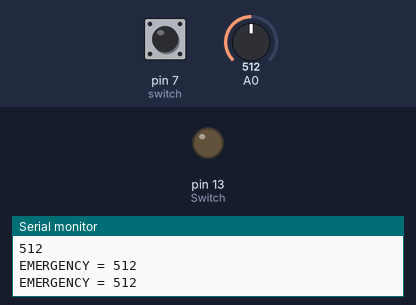
Recording of a sketch running on a simulated Arduino Uno, built with avr-gcc and run on an emulated ATmega328P. On the bench: output pins drawn as LEDs (lit = HIGH), the last lines printed to the serial monitor. Dashed ring = blinking. The inputs (shaded band) are chosen by the test bench; at power-on: pin 7 (switch) HIGH, A0 = 512.

Above: at 1.3 s.
1.4 s: pin 7 (switch) pulled LOW for 0.65 s
At 2.7 s:
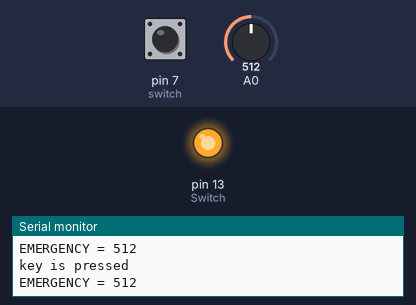
4.5 s: A0 set to 33
6.0 s: A0 set to 27
8.7 s: pin 7 (switch) pulled LOW for 3.2 s
At 9.5 s:
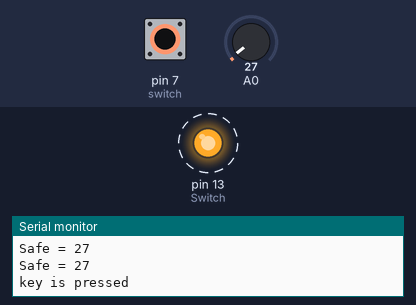
14.3 s: pin 7 (switch) pulsed LOW 2 times (0.12 s each, 0.3 s apart)
At 16.0 s:
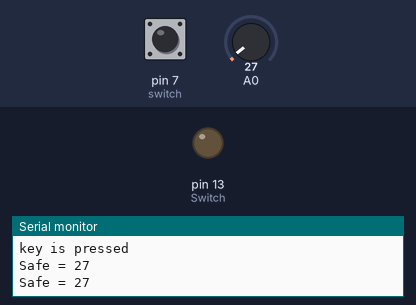
Timing chart, 0 to 17.5 s (numbered marks = the images above; inputs shaded):
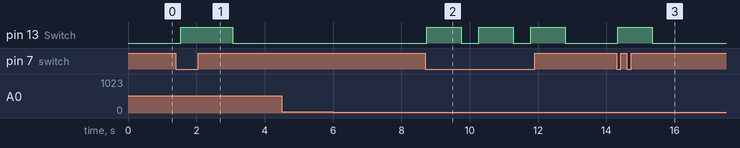

The sketch:

ua.ino
```cpp
#if !defined(__AVR_ATmega328P__)
#include <avr/iom328p.h>
#endif

#include "ua.h"

#define _BV(bit) (1 << (bit))
#define bit_is_set(sfr, bit) (_SFR_BYTE(sfr) & _BV(bit))
#define bit_is_clear(sfr, bit) (!(_SFR_BYTE(sfr) & _BV(bit)))
#define loop_until_bit_is_set(sfr, bit) do { } while (bit_is_clear(sfr, bit))
#define loop_until_bit_is_clear(sfr, bit) do { } while (bit_is_set(sfr, bit))


void Uart_Init(void) {

    Uart_SetBaudRate(9600);

    /* Enable USART transmitter/receiver */
    UCSR0B = (1 << TXEN0) | (1 << RXEN0);

    /* 8 data bits, 1 stop bit */
    UCSR0C = (1 << UCSZ01) | (1 << UCSZ00);
}

void Uart_SetBaudRate(unsigned short BuadRate)
{
    unsigned short UBBR = ( (F_CPU / 16) /  BuadRate ) - 1;
    UBRR0L = (UBBR & 0xFF);
    UBRR0H = (( UBBR >> 8 ) & 0xFF);
}


void Uart_SendChar(unsigned char DataByte)
{
    // Wait until Write buffer is empty
    while ( ! (UCSR0A & ( 1 << UDRE0)) );
    UDR0 = DataByte;
}

unsigned char Uart_ReadData(void) {
    // Wait until data is received
    while ( ! (UCSR0A & ( 1 << RXC0)) );
    return UDR0;
    //reads data from uart
}

void Uart_SendString(const char DataString[]){
    int i;
    for (i=0; DataString[i]; i++)
    {
        Uart_SendChar(DataString[i]);
    } // the send string just loops arounf the send char to create a whole string
}
```

AD.h
```cpp
#ifndef __ADC__
#define __ADC__

void Adc_Init(void); // Initialization function prototype

unsigned short Adc_ReadChannel(unsigned char channel); // Reading ADC  function prototype

#endif
```

AD.ino
```cpp
#include "ad.h"

void Adc_Init(void)
// enable the ADC from the ADCSRA register by setting ADEN


{

    //Select the reference voltage from the ADMUX register
    // We'll use the arduino refrence do Set REFS0 and Clear REFS1
    ADMUX = (1<<REFS0);

    //Select ADC prescaler from ADCSRA register
    //BY setting l ADPS2 , ADPS1 , ADPS0
    // 16000000/128 = 125000
    ADCSRA = (1<<ADEN)|(1<<ADPS2)|(1<<ADPS1)|(1<<ADPS0);
}

unsigned short Adc_ReadChannel(unsigned char ch)
{
  //Clear the MUX bits in ADMUX register
  // select the corresponding channel 0~7
  // ANDing with ’7′ will always keep the value
  // of ‘ch’ between 0 and 7
  ch &= 0b00000111;  // AND operation with 7
  ADMUX = (ADMUX & 0xF8)|ch; // clears the bottom 3 bits before ORing


  //Start ADC conversion using ADSC bit in ADCSRA register
  //SET BIT 6
  ADCSRA |= (1<<ADSC);

  //Wait for conversion to complete
  //This can be done using a while loop that checks if the ADSC bit turned to 0
  while(ADCSRA & (1<<ADSC));

  // return ADC value
  return (ADC);

}
```

ledpushbuttonfinal.ino
```cpp
#include <avr/io.h>
#include <util/delay.h>
//Preprocessor Directives
//Pre-defined header files


////////////////////////Decleration Section////////////////////////


// int is the main fuction return type
// main() is program main function

int main(void){

  //BODY OF MAIN FUNCTION//

  init(); // For initialization
  unsigned char buffer [4];


 while (1) //Never Ending while loop (so it can keep on working all the time)
  {
    //Reading the ADC value//


    // a function to read the ADC component and expecting an integer
    int read = Adc_ReadChannel(0);

    //To convert a 10-bit ADC value into a string of readable numbers
    // We  use a function called ITOA (short for Integer TO ASCII)
    // This function takes three input parameters
    //(value we want to convert, input parameter of base of conversion 10 in this case (decimal in this case))
    //The string is placed in the buffer passed, which must be large enough to hold the output.
    itoa(read, buffer, 10);
    Uart_SendString(buffer);
    // output array must have at least space for the maximum number of chars that our number as plus one for the NULL
    Uart_SendString("  ");
    _delay_ms(500);
    Uart_SendChar('\r');
    Uart_SendChar('\n');

    //PORTB = PORTB & ~ (1 << 5);


    if((PIND & (1 << 7))!= 0)  // if switch not pressed
    {
      PORTB = PORTB & ~(1 << 5);    // Switch OFF lED

    }
    else
    {

      PORTB = PORTB | (1 << 5);   // if switch is pressed
      Uart_SendChar('k');
      Uart_SendChar('e');
      Uart_SendChar('y');
      Uart_SendChar(' ');
      Uart_SendChar('i');
      Uart_SendChar('s');
      Uart_SendChar(' ');
      Uart_SendChar('p');
      Uart_SendChar('r');
      Uart_SendChar('e');
      Uart_SendChar('s');
      Uart_SendChar('s');
      Uart_SendChar('e');
      Uart_SendChar('d');
      Uart_SendChar('\n');
         // Switch ON lED (red one) and send "key is pressed" only when button is pressed
      _delay_ms(1000);
    }

    if(read < 30){ // if adc value less than threshhold
        PORTB = PORTB  &! (1 << 0); // led stays off
        Uart_SendChar('S');
        Uart_SendChar('a');
        Uart_SendChar('f');
        Uart_SendChar('e');
        Uart_SendChar(' ');
        Uart_SendChar('=');
        Uart_SendChar(' ');
        // send safe on serial monitor if below threshhold
     }
    else{
      PORTB = PORTB | (1 << 0); // if LED ON (blue one)
      Uart_SendChar('E');
      Uart_SendChar('M');
      Uart_SendChar('E');
      Uart_SendChar('R');
      Uart_SendChar('G');
      Uart_SendChar('E');
      Uart_SendChar('N');
      Uart_SendChar('C');
      Uart_SendChar('Y');
      Uart_SendChar(' ');
      Uart_SendChar('=');
      Uart_SendChar(' ');
      // send "EMERGENCY" when above threshhold
   }
  }
  return 0; // main function return value
}


void init(){ // initializing the output/input pins or ports and the libraries used
  DDRB = DDRB | (1 << 5);   // Make PB5 output
  Uart_Init();
  Adc_Init();
  DDRD = DDRD & ~(1 << 7);    // Make PD7 input
  PORTD = PORTD | (1 << 7);   // Activate pull up resistance
}
```

ua.h
```cpp
#ifndef __UART__
#define __UART__

void Uart_Init(void);

void Uart_SetBaudRate(unsigned short BuadRate);

void Uart_SendChar(unsigned char DataByte);

unsigned char Uart_IsDataAvailable(void);

unsigned char Uart_ReadData();

void Uart_SendString(unsigned char DataString[], unsigned char Size);

#endif
```

Measured:
- after the input at 1.4 s, pin 13 (Switch): LOW → HIGH after 0.14 s, → LOW 1.5 s later
- after the input at 8.7 s, pin 13 (Switch): alternates HIGH for 1.0 s and LOW for 0.51 s, starting at once
- after the input at 14.3 s, pin 13 (Switch): LOW → HIGH at once, → LOW 1.0 s later
